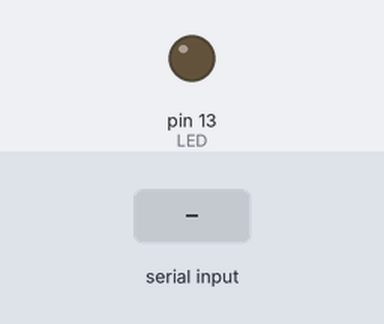
The sketch below on a simulated Arduino Uno, built with avr-gcc and run on an emulated ATmega328P. Shown: output pins drawn as LEDs (lit = HIGH). The inputs (shaded band) are chosen by the test bench.

Above: at 1.2 s.
1.3 s: "5\n" received over Serial
At 2.5 s:
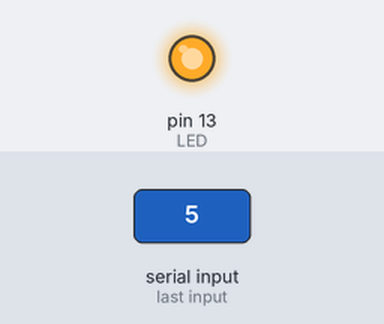
2.8 s: "90,45\n" received over Serial
At 3.8 s:
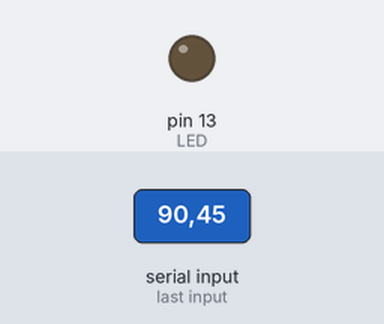
Timing chart, 0 to 5.8 s (numbered marks = the images above; inputs shaded):
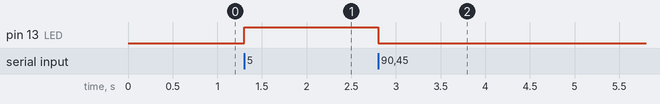

Measured:
- after the input at 1.3 s, pin 13 (LED): LOW → HIGH at once
- after the input at 2.8 s, pin 13 (LED): HIGH → LOW at once

The sketch:

Python_controlled_led.ino
```cpp
int LED = 13;
int x;

void setup() {
  // put your setup code here, to run once:
  Serial.begin(115200);
  Serial.setTimeout(1);
  pinMode(LED, OUTPUT);
}

void loop() {
  // put your main code here, to run repeatedly:
  while (!Serial.available());
  x = Serial.readString().toInt();
  if (x == 5){
    digitalWrite(LED, HIGH);
  }
  else {
    digitalWrite(LED, LOW);
  }
}
```
